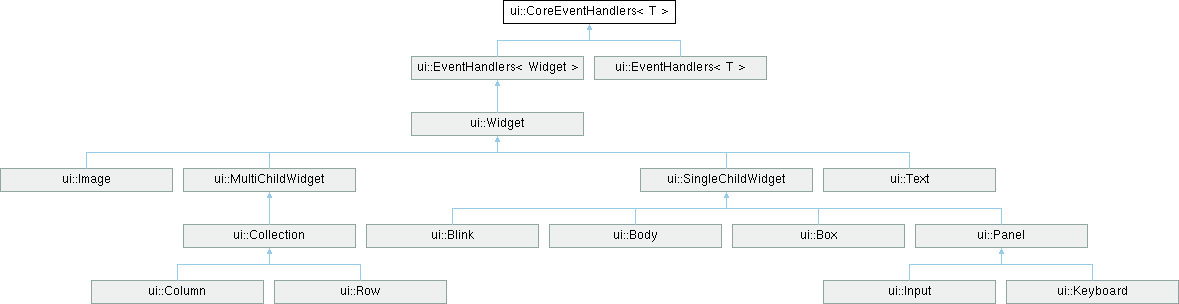
#> input picture classui_1_1CoreEventHandlers.png, 1179 x 304 px
$ python image_to_cpp.py ../classui_1_1CoreEventHandlers.png 100 100 ../classui_1_1SingleChildWidget.png
#> lines starting #> are read from the running program, lines starting #| are printed output that depends on the picture
#!/usr/bin/env python3

import re
from pathlib import Path
from argparse import ArgumentParser, ArgumentTypeError
from PIL import Image
import cairosvg
from sys import stderr


def color565(r, g, b) -> int:
    return ((r & 0xf8) << 8) | ((g & 0xfc) << 3) | ((b & 0xff) >> 3)


# [7 lines left out: function color_hex, not called in this run]


parser = ArgumentParser(
    prog='image_to_cpp',
    description='Convert an image into the C++ code for a GigaWidget image.',
)
parser.add_argument('filename', help='The input image.')
parser.add_argument('width', type=int, help='The width of the output image.')
parser.add_argument('height', type=int, help='The height of the output image.')
parser.add_argument('name', help='The variable name of the output image.')
parser.add_argument(
    '-t',
    '--transparency',
    type=int,
    help=(
        'The transparency threshold. ' +
        'any alpha below this is treated as fully transparent. ' +
        'If not set, the alpha channel is ignored.'
    )
)
parser.add_argument(
    '-m',
    '--monochrome',
    type=color_hex,
    help='Replace all non-transparent pixels with a single color.',
)
parser.add_argument(
    '-c',
    '--compress',
    action='store_true',
    help='Attempt to compress image data to save space.',
)

args = parser.parse_args()
filename = args.filename
tempfile = False

if filename.lower().endswith('.svg'):
    filename = '.temp.image_to_cpp.png'
    tempfile = True
    cairosvg.svg2png(
        url=args.filename,
        write_to=filename,
        output_width=args.width,
        output_height=args.height,
    )

image = Image.open(filename)
#> image is the input picture: PIL image 1179x304 P; mean R, G, B, A 247.1, 248.3, 248.3, 51.9

if image.size[0] != args.width or image.size[1] != args.height:
    image = image.resize((args.width, args.height))
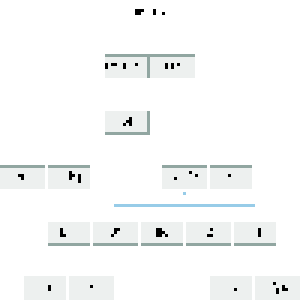
#> image: PIL image 100x100 P (shown 3 times larger); mean R, G, B, A 247.7, 248.8, 248.7, 51.6; transparent parts drawn white

if tempfile:
    Path(filename).unlink(missing_ok=True)


class Bitmap:
    def header(self):
        class_name = self.__class__.__name__
        include_name = re.sub(r'(?<!^)(?=[A-Z])', '_', class_name).lower()

        print('// clang-format off')
        print('#pragma once')
        print(f'#include "../core/renderable/{include_name}.hpp"')
        print('namespace ui { namespace icon {')
        print(
            f'const auto {args.name} = ' +
            f'ui::{class_name}({{{image.width},{image.height}}}',
            end=''
        )
#| const auto ../classui_1_1SingleChildWidget.png = ui::Bitmap({100,100}

    def body(self):
        print(', (ui::color_t[]){', end='')
        for y in range(image.height):
            for x in range(image.width):
                r, g, b, _ = image.getpixel((x, y))
                print(f'{color565(r, g, b)},', end='')
        print('}', end='')

    # [4 lines left out: function footer, not called in this run]

    def print(self):
        self.header()
        self.body()
        self.footer()


class TransparentBitmap(Bitmap):
    def body(self):
        super().body()
        self.mask()

    # [31 lines left out: functions mask, bytes, not called in this run]


class TransparencyMap(TransparentBitmap):
    # [5 lines left out: function print, not called in this run]


class CompressedTransparencyMap(TransparencyMap):
    # [18 lines left out: function mask, not called in this run]


if args.monochrome and not args.transparency:
    print('ERROR: Monochrome without transparency?!', file=stderr)
    exit(1)

if args.monochrome is not None:
    if args.compress:
        render = CompressedTransparencyMap()
    else:
        render = TransparencyMap()
elif args.transparency is not None:
    render = TransparentBitmap()
else:
    render = Bitmap()

#> (the run stopped early here; a loop or call above may not have finished)

$ run again, on classui_1_1Widget.png
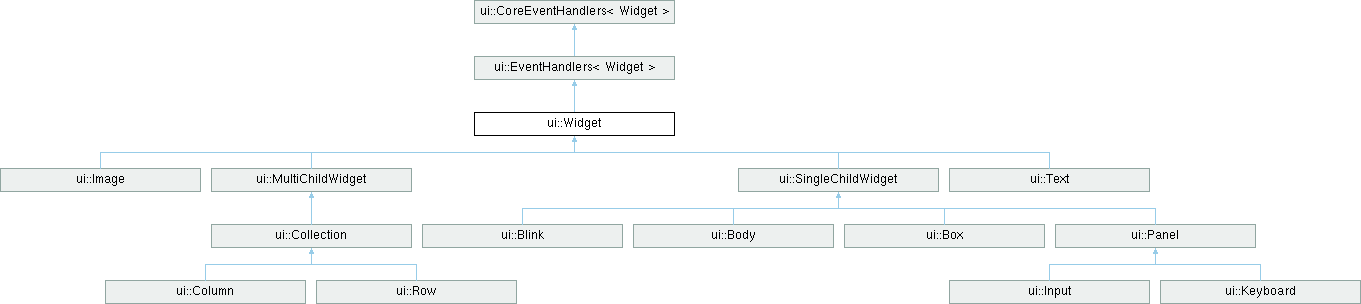
#> input picture classui_1_1Widget.png, 1361 x 304 px
#> image is the input picture: PIL image 1361x304 P; mean R, G, B, A 247.9, 249, 248.9, 49.1
#> `image = image.resize((args.width, args.height))`:
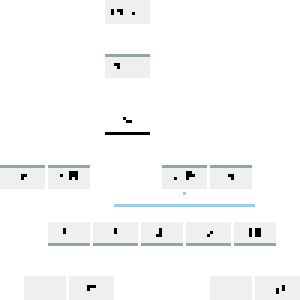
#> image: PIL image 100x100 P (shown 3 times larger); mean R, G, B, A 248.2, 249.2, 249.1, 48.8; transparent parts drawn white
#| const auto ../classui_1_1Widget.png = ui::Bitmap({100,100}

$ run again, on structui_1_1Renderable.png
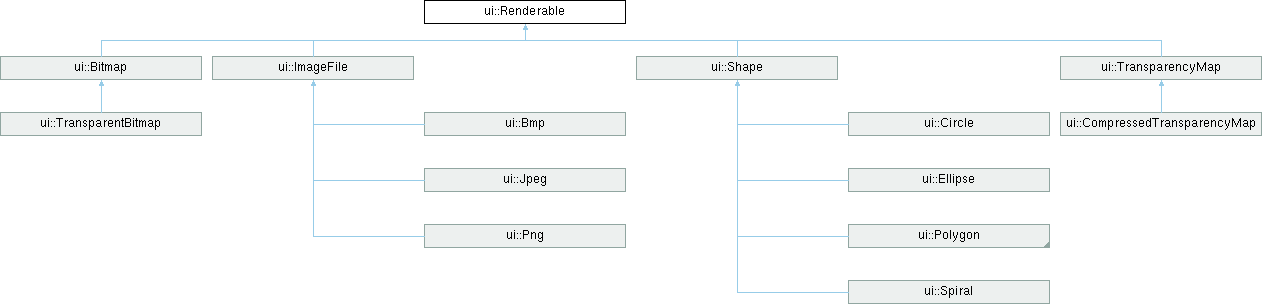
#> input picture structui_1_1Renderable.png, 1262 x 304 px
#> image is the input picture: PIL image 1262x304 P; mean R, G, B, A 248.2, 249.3, 249.2, 46.7
#> `image = image.resize((args.width, args.height))`:
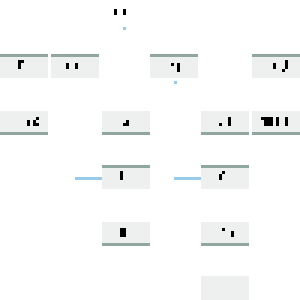
#> image: PIL image 100x100 P (shown 3 times larger); mean R, G, B, A 248.5, 249.4, 249.2, 46.2; transparent parts drawn white
#| const auto ../structui_1_1Renderable.png = ui::Bitmap({100,100}
